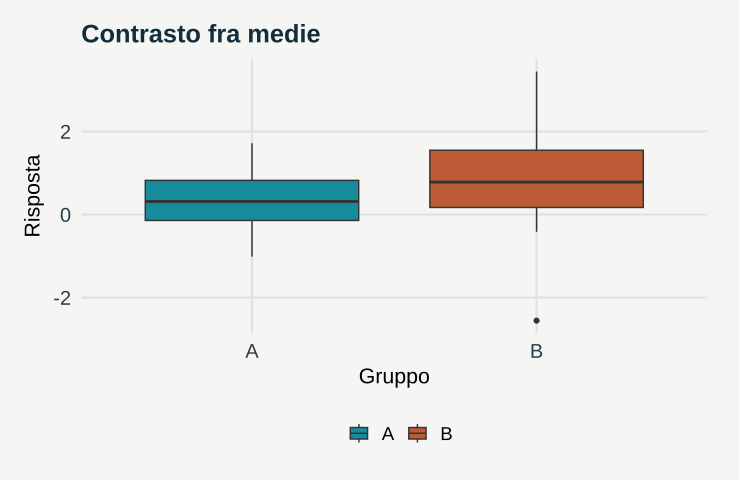

Recreate this plot in R.
# GeoStat Lab — funzioni comuni. R >= 4.3; ggplot2 >= 3.4; jsonlite.
suppressPackageStartupMessages(library(ggplot2))
col_geo <- c('#168B9C','#BC5B35','#7054A4','#A17B19','#227864','#64748B')
theme_set(theme_minimal(base_size=17, base_family='sans') + theme(
  plot.background=element_rect(fill='#F5F6F3',colour=NA),
  panel.background=element_rect(fill='#F5F6F3',colour=NA),
  panel.grid.minor=element_blank(),panel.grid.major=element_line(colour='#DCE3E2'),
  plot.title=element_text(size=19,face='bold',colour='#122D3B'),
  plot.subtitle=element_text(size=13,colour='#405560',margin=margin(b=12)),
  axis.text=element_text(size=15,colour='#273E4A'),axis.title=element_text(size=16),
  legend.position='bottom',legend.title=element_blank(),legend.text=element_text(size=14),
  strip.text=element_text(size=15,face='bold'),plot.margin=margin(18,24,18,18)))
metric <- function(...) data.frame(grandezza=names(c(...)),valore=as.character(c(...)),check.names=FALSE)
f <- function(x,d=3) {out<-formatC(x,digits=d,format='fg');out[!is.finite(x)]<-'Non definito';out}
line_plot <- function(d,x='x',y='y',title='',xl=x,yl=y,group=NULL) {
 p<-ggplot(d,aes(x=.data[[x]],y=.data[[y]]))
 if(is.null(group)) p<-p+geom_line(colour=col_geo[1],linewidth=1.05) else p<-p+aes(colour=.data[[group]],group=.data[[group]])+geom_line(linewidth=1)+scale_colour_manual(values=col_geo)
 p+labs(title=title,x=xl,y=yl)
}
point_plot <- function(d,x='x',y='y',title='',xl=x,yl=y,group=NULL) {
 p<-ggplot(d,aes(x=.data[[x]],y=.data[[y]]))
 if(is.null(group))p<-p+geom_point(colour=col_geo[1],size=2.5,alpha=.8) else p<-p+aes(colour=.data[[group]])+geom_point(size=2.7,alpha=.85)+scale_colour_manual(values=col_geo)
 p+labs(title=title,x=xl,y=yl)
}
hist_plot<-function(x,title='',xl='Valore',bins=20)ggplot(data.frame(x=x),aes(x))+geom_histogram(bins=bins,fill=col_geo[1],colour='#F5F6F3')+labs(title=title,x=xl,y='Frequenza')
bar_plot<-function(d,x='gruppo',y='valore',title='',yl='Valore')ggplot(d,aes(x=.data[[x]],y=.data[[y]],fill=.data[[x]]))+geom_col(width=.65)+scale_fill_manual(values=rep(col_geo,length.out=length(unique(d[[x]])) ))+guides(fill='none')+labs(title=title,x=NULL,y=yl)
map_plot<-function(d,z='z',title='',xl='Est [km]',yl='Nord [km]')ggplot(d,aes(x,y,fill=.data[[z]]))+geom_raster()+coord_equal()+scale_fill_gradientn(colours=c('#153F56','#298C9C','#B8CDB2','#F1D889','#AD542F'))+labs(title=title,x=xl,y=yl)
acf_data<-function(x,lag=20){a<-acf(x,lag.max=min(lag,length(x)-1),plot=FALSE);data.frame(x=as.vector(a$lag)[-1],y=as.vector(a$acf)[-1])}
# AR(1), distribuzione marginale stazionaria N(0, 1).
ar_series<-function(n,rho){x<-numeric(n);x[1]<-rnorm(1);for(i in 2:n)x[i]<-rho*x[i-1]+sqrt(1-rho^2)*rnorm(1);x}
# Distanze euclidee in unità metriche già dichiarate; nessuna conversione implicita di CRS.
dist_cross<-function(a,b)sqrt(outer(a[,1],b[,1],'-')^2+outer(a[,2],b[,2],'-')^2)
# Predittore IDW: i punti coincidenti ricevono esattamente il valore osservato.
idw<-function(xy,z,new,power=2){dd<-dist_cross(new,xy);apply(dd,1,function(d)if(any(d<1e-10))mean(z[d<1e-10])else weighted.mean(z,d^(-power)))}
# CART didattico binario: divisioni assiali che minimizzano l'impurità di Gini.
cart_fit<-function(x,y,depth=2,minleaf=4){
 node<-list(p=mean(y),n=length(y));if(depth<1||length(unique(y))<2||length(y)<2*minleaf)return(node)
 best<-Inf
 for(j in seq_len(ncol(x))){v<-sort(unique(x[,j])); if(length(v)<2)next
  for(cut in (head(v,-1)+tail(v,-1))/2){left<-x[,j]<=cut;nl<-sum(left);nr<-sum(!left);if(min(nl,nr)<minleaf)next
   score<-nl*mean(y[left])*(1-mean(y[left]))+nr*mean(y[!left])*(1-mean(y[!left]))
   if(score<best){best<-score;node$j<-j;node$cut<-cut;split<-left}
  }
 }
 if(is.finite(best)){node$left<-cart_fit(x[split,,drop=FALSE],y[split],depth-1,minleaf);node$right<-cart_fit(x[!split,,drop=FALSE],y[!split],depth-1,minleaf)};node
}
cart_predict<-function(tree,x)apply(x,1,function(row){t<-tree;while(!is.null(t$j))t<-if(row[t$j]<=t$cut)t$left else t$right;t$p})

p <- list(delta = 1, n = 30, seed = 17)
set.seed(p$seed)

a <- rnorm(p$n)

b <- rnorm(p$n, p$delta)

data <- data.frame(gruppo = rep(c("A", "B"), each = p$n), valore = c(a, b))

tt <- t.test(b, a)

plots <- list(ggplot(data, aes(gruppo, valore, fill = gruppo)) + geom_boxplot() + scale_fill_manual(values = col_geo) + 
    labs(title = "Contrasto fra medie", x = "Gruppo", y = "Risposta"))

metrics <- metric(`Differenza stimata` = f(mean(b) - mean(a)), `Limite inferiore` = f(tt$conf.int[1]), 
    `Limite superiore` = f(tt$conf.int[2]))
print(metrics,row.names=FALSE)
ggplot2::ggsave('m06-contrasto-A.svg',plots[[1]],device=svglite::svglite,width=7.7,height=5.0,bg='#F8F6F1')
